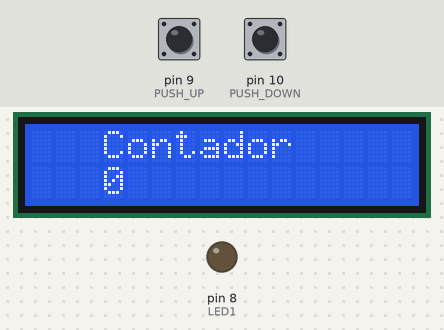
A sketch run on a simulated Arduino Uno, built with avr-gcc and run on an emulated ATmega328P. On the bench: 16×2 character LCD, output pins drawn as LEDs (lit = HIGH). The inputs (shaded band) are chosen by the test bench; at power-on: pin 9 (PUSH_UP) LOW, pin 10 (PUSH_DOWN) LOW.

Above: at 1.2 s.
1.3 s: pin 9 (PUSH_UP) pulled HIGH for 1 s
At 3.3 s:
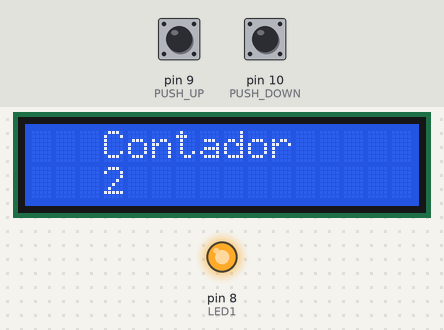
3.8 s: pin 9 (PUSH_UP) pulled HIGH for 0.6 s
At 5.3 s:
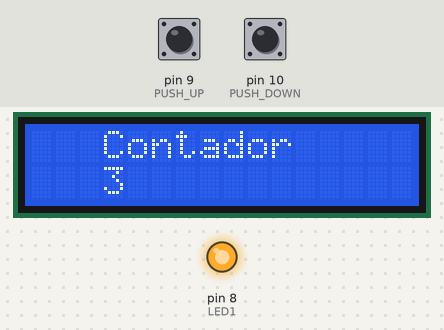
5.9 s: pin 10 (PUSH_DOWN) pulled HIGH for 3.2 s
At 6.6 s:
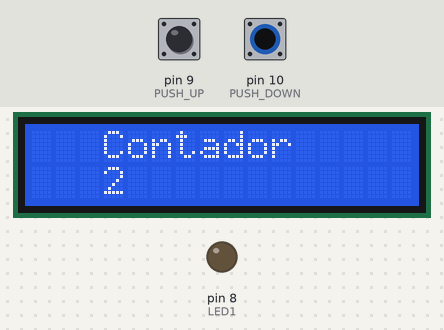
Timing chart, 0 to 8.9 s (numbered marks = the images above; inputs shaded):
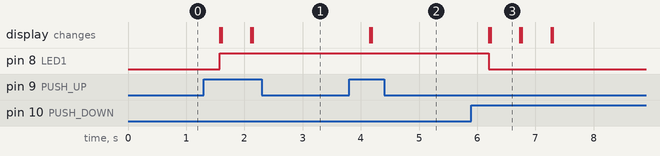

Measured:
- after the input at 1.3 s, pin 8 (LED1): LOW → HIGH after 0.28 s; the display: first changes after 0.28 s (image 1 shows a later state)
- after the input at 3.8 s, the display: first changes after 0.36 s (image 2 shows a later state)
- after the input at 5.9 s, pin 8 (LED1): HIGH → LOW after 0.30 s; the display: first changes after 0.30 s (image 3 shows a later state)
- what the display in image 3 shows lasts 0.5 s, from 6.2 s to 6.7 s

The sketch:

aula01.ino.ino
```cpp
int LED1 = 8;
int PUSH_UP = 9;
int PUSH_DOWN = 10;
int LCD_RS = 7;
int LCD_E = 6;
int LCD_D4 = 5;
int LCD_D5 = 4;
int LCD_D6 = 3;
int LCD_D7 = 2;
int atraso = 1000;
int repiq = 30;
int count;
#include <LiquidCrystal.h>

LiquidCrystal lcd(7, 6, 5, 4, 3, 2);

void setup() {
  lcd.begin(16,2);
  pinMode(LED1, OUTPUT);
  pinMode(PUSH_UP,INPUT);
  pinMode(PUSH_DOWN,INPUT);
  led_off(LED1);
  count = 0;
}

void loop() {
  lcd.clear();

  /*led_on(LED1);
  delay(atraso);
  led_off(LED1);
  delay(atraso);*/

  lcd.setCursor(3,0);
  lcd.print("Contador");
    if(push_button(PUSH_UP)){
      count += 1;
      led_on(LED1);
      delay(repiq);
    }
  else if (push_button(PUSH_DOWN)){
      if (count > 0){
        count -= 1;
        led_off(LED1);
        delay(repiq);
      }
    }
    lcd.setCursor(3,1);
    lcd.print(count);
    delay(500);
}

void led_off(int pin){
  digitalWrite(pin,LOW);
}

void led_on(int pin){
  digitalWrite(pin,HIGH);
}

boolean push_button(int pin){
 return digitalRead(pin) == HIGH;
}
```
